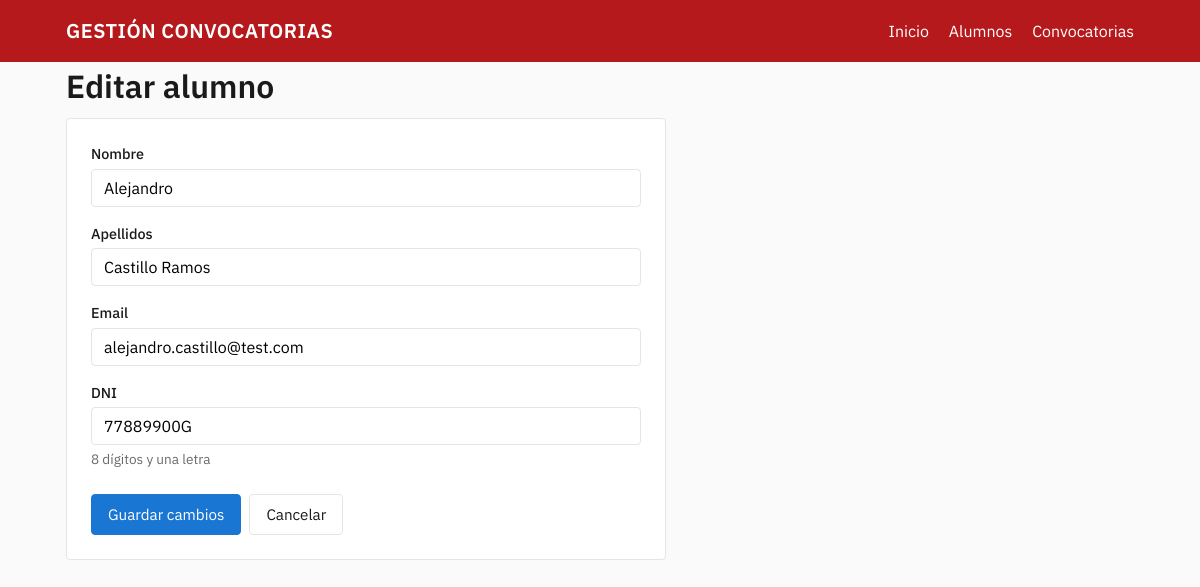
Page /alumnos/16/editar on the committed database.
### tables this page shows
CREATE TABLE alumnos (
    id        INT UNSIGNED AUTO_INCREMENT PRIMARY KEY,
    nombre    VARCHAR(100) NOT NULL,
    apellidos VARCHAR(150) NOT NULL,
    email     VARCHAR(255) NOT NULL UNIQUE,
    dni       CHAR(9)      NOT NULL UNIQUE,
    CONSTRAINT chk_alumnos_dni CHECK (dni REGEXP '^[0-9]{8}[A-HJ-NP-TV-Z]$')
);

### app/Core/Controller.php (called while the page is built, shortened)
<?php
abstract class Controller
{
    protected function render(string $view, array $data = []): void
    {
        extract($data, EXTR_SKIP);
        $viewPath = __DIR__ . '/../Views/' . $view . '.php';
        require $viewPath;
        $content = ob_get_clean();
        require __DIR__ . '/../Views/layout.php';
    }
}

### app/Controllers/AlumnoController.php (called while the page is built, shortened)
<?php
final class AlumnoController extends Controller
{
    public function edit(string $id): void
    {
        $alumno = Alumno::find((int) $id);
        $this->render('alumnos/form', [
            'title' => 'Editar alumno',
            'alumno' => $alumno,
            'old' => $alumno,
            'errors' => [],
        ]);
    }
}

### public/index.php (called while the page is built, shortened)
<?php
spl_autoload_register(function (string $class): void {
    $prefix = 'App\\';
    $relative = substr($class, strlen($prefix));
    $file = __DIR__ . '/../app/' . str_replace('\\', '/', $relative) . '.php';
});
$router = new Router();
$router->get('/', [HomeController::class, 'index']);
$router->get   ('/alumnos',                [AlumnoController::class, 'index']);
$router->get   ('/alumnos/crear',          [AlumnoController::class, 'create']);
$router->post  ('/alumnos',                [AlumnoController::class, 'store']);
$router->get   ('/alumnos/{id}/editar',    [AlumnoController::class, 'edit']);
$router->put   ('/alumnos/{id}',           [AlumnoController::class, 'update']);
$router->delete('/alumnos/{id}',           [AlumnoController::class, 'destroy']);
$router->get   ('/convocatorias',                [ConvocatoriaController::class, 'index']);
$router->get   ('/convocatorias/crear',          [ConvocatoriaController::class, 'create']);
$router->post  ('/convocatorias',                [ConvocatoriaController::class, 'store']);
$router->get   ('/convocatorias/{id}/editar',    [ConvocatoriaController::class, 'edit']);
$router->get   ('/convocatorias/{id}',           [ConvocatoriaController::class, 'show']);
$router->put   ('/convocatorias/{id}',           [ConvocatoriaController::class, 'update']);
$router->delete('/convocatorias/{id}',           [ConvocatoriaController::class, 'destroy']);
$router->post  ('/convocatorias/{id}/inscripciones', [InscripcionController::class, 'store']);
$router->delete('/inscripciones/{id}',                [InscripcionController::class, 'destroy']);
$router->dispatch($_SERVER['REQUEST_METHOD'], $_SERVER['REQUEST_URI']);

### config/config.php (called while the page is built)
<?php
return [
    'db' => [
        'host' => '127.0.0.1',
        'name' => 'ticarum_convocatorias',
        'user' => 'root',
        'pass' => '',
    ],
];

### app/Core/Database.php (called while the page is built, shortened)
<?php
final class Database
{
    private static ?PDO $pdo = null;
    public static function pdo(): PDO
    {
        if (self::$pdo === null) {
            $cfg = require __DIR__ . '/../../config/config.php';
            $dsn = "mysql:host={$cfg['db']['host']};dbname={$cfg['db']['name']};charset=utf8mb4";
            self::$pdo = new PDO($dsn, $cfg['db']['user'], $cfg['db']['pass'], [
                PDO::ATTR_ERRMODE            => PDO::ERRMODE_EXCEPTION,
                PDO::ATTR_DEFAULT_FETCH_MODE => PDO::FETCH_ASSOC,
                PDO::ATTR_EMULATE_PREPARES   => false,
                PDO::MYSQL_ATTR_INIT_COMMAND => 'SET NAMES utf8mb4 COLLATE utf8mb4_unicode_ci',
            ]);
        }
        return self::$pdo;
    }
}

### app/Models/Alumno.php (called while the page is built, shortened)
<?php
final class Alumno
{
    public static function find(int $id): ?array
    {
        $stmt = Database::pdo()->prepare( 'SELECT * FROM alumnos WHERE id = ?');
        $stmt->execute([$id]);
        return $stmt->fetch() ?: null;
    }
}

### app/Views/alumnos/form.php (the view, shortened to what this page needs)
<?php $isEdit = $alumno !== null; ?>
<h1><?= $isEdit ? 'Editar alumno' : 'Nuevo alumno' ?></h1>
<form method="POST" action="<?= $isEdit ? '/alumnos/' . $alumno['id'] : '/alumnos' ?>" class="form">
    <div class="field">
        <label for="nombre">Nombre</label>
        <input type="text" id="nombre" name="nombre" maxlength="100" required
               value="<?= htmlspecialchars($old['nombre'] ?? '') ?>">
    </div>
    <div class="field">
        <label for="apellidos">Apellidos</label>
        <input type="text" id="apellidos" name="apellidos" maxlength="150" required
               value="<?= htmlspecialchars($old['apellidos'] ?? '') ?>">
    </div>
    <div class="field">
        <label for="email">Email</label>
        <input type="email" id="email" name="email" maxlength="255" required
               value="<?= htmlspecialchars($old['email'] ?? '') ?>">
    </div>
    <div class="field">
        <label for="dni">DNI</label>
        <input type="text" id="dni" name="dni" maxlength="9" required
               pattern="[0-9]{8}[A-HJ-NP-TV-Za-hj-np-tv-z]"
               value="<?= htmlspecialchars($old['dni'] ?? '') ?>">
        <small>8 dígitos y una letra</small>
    </div>
    <div class="form-actions">
        <button type="submit" class="btn btn-primary">
            <?= $isEdit ? 'Guardar cambios' : 'Crear alumno' ?>
        </button>
        <a href="/alumnos" class="btn">Cancelar</a>
    </div>
</form>

### app/Core/Router.php (shortened to what this page needs)
<?php
final class Router
{
    private array $routes = [];
    private function add(string $method, string $path, array $handler): void
    {
        $this->routes[] = ['method' => $method, 'path' => $path, 'handler' => $handler];
    }
    public function dispatch(string $method, string $uri): void
    {
        $path = parse_url($uri, PHP_URL_PATH) ?? '/';
        foreach ($this->routes as $route) {
            if ($route['method'] !== $method) continue;
            $pattern = '#^' . preg_replace('#\{([a-z_]+)\}#', '(?P<$1>[^/]+)', $route['path']) . '$#';
            if (preg_match($pattern, $path, $matches)) {
                $params = array_filter($matches, 'is_string', ARRAY_FILTER_USE_KEY);
                [$class, $action] = $route['handler'];
                (new $class())->$action(...array_values($params));
                return;
            }
        }
    }
}

### app/Views/layout.php (shortened to what this page needs)
<!DOCTYPE html>
<html lang="es">
<head>
    <link rel="stylesheet" href="/assets/css/app.css">
</head>
<body>
<header class="topbar">
    <div class="container">
        <a href="/" class="brand">GESTIÓN CONVOCATORIAS</a>
        <nav>
            <a href="/">Inicio</a>
            <a href="/alumnos">Alumnos</a>
            <a href="/convocatorias">Convocatorias</a>
        </nav>
    </div>
</header>
<main class="container">
    <?= $content ?>
</main>
</body>
</html>

### public/assets/css/app.css (style rules this page uses)
:root { --c-primary: #B6191B; --c-primary-dark: #8B1316; --c-bg: #FAFAFA; --c-surface: #FFFFFF; --c-text: #1A1A1A; --c-muted: #6B6B6B; --c-border: #E5E5E5; --c-success: #2E7D32; --c-danger: #C62828; --c-warning: #ED6C02; --c-action: #1976D2; --c-action-dark: #0D47A1; --font: 'IBM Plex Sans', system-ui, -apple-system, sans-serif; --radius: 4px; --gap: 1rem; }
* { box-sizing: border-box; margin: 0; padding: 0; }
body { font-family: var(--font), sans-serif; color: var(--c-text); background: var(--c-bg); line-height: 1.5; }
.container { max-width: 1100px; margin: 0 auto; padding: 0 var(--gap); }
.topbar { background: var(--c-primary); color: #fff; padding: var(--gap) 0; }
.topbar .container { display: flex; justify-content: space-between; align-items: center; }
.brand { color: #fff; text-decoration: none; font-weight: 600; font-size: 1.25rem; letter-spacing: 0.5px; }
.topbar nav a { color: #fff; text-decoration: none; margin-left: 1rem; }
main { padding: 2rem 0; }
h1 { font-weight: 600; margin-bottom: 0.5rem; }
.btn { display: inline-flex; align-items: center; gap: 0.4rem; padding: 0.5rem 1rem; border-radius: var(--radius); border: 1px solid var(--c-border); background: var(--c-surface); color: var(--c-text); cursor: pointer; font-family: inherit; font-size: 0.95rem; text-decoration: none; transition: background 0.15s, border-color 0.15s; }
.btn-primary { background: var(--c-action); color: #fff; border-color: var(--c-action); }
.form { background: var(--c-surface); border: 1px solid var(--c-border); border-radius: var(--radius); padding: 1.5rem; max-width: 600px; }
.field { margin-bottom: 1rem; }
.field label { display: block; font-weight: 500; margin-bottom: 0.25rem; font-size: 0.9rem; }
.field input { width: 100%; padding: 0.5rem 0.75rem; border: 1px solid var(--c-border); border-radius: var(--radius); font-family: inherit; font-size: 1rem; }
.field small { display: block; color: var(--c-muted); font-size: 0.85rem; margin-top: 0.25rem; }
.form-actions { margin-top: 1.5rem; display: flex; gap: 0.5rem; }

### rows in the picture
alumnos: nombre "Alejandro", apellidos "Castillo Ramos", email "alejandro.castillo@test.com", dni "77889900G"
